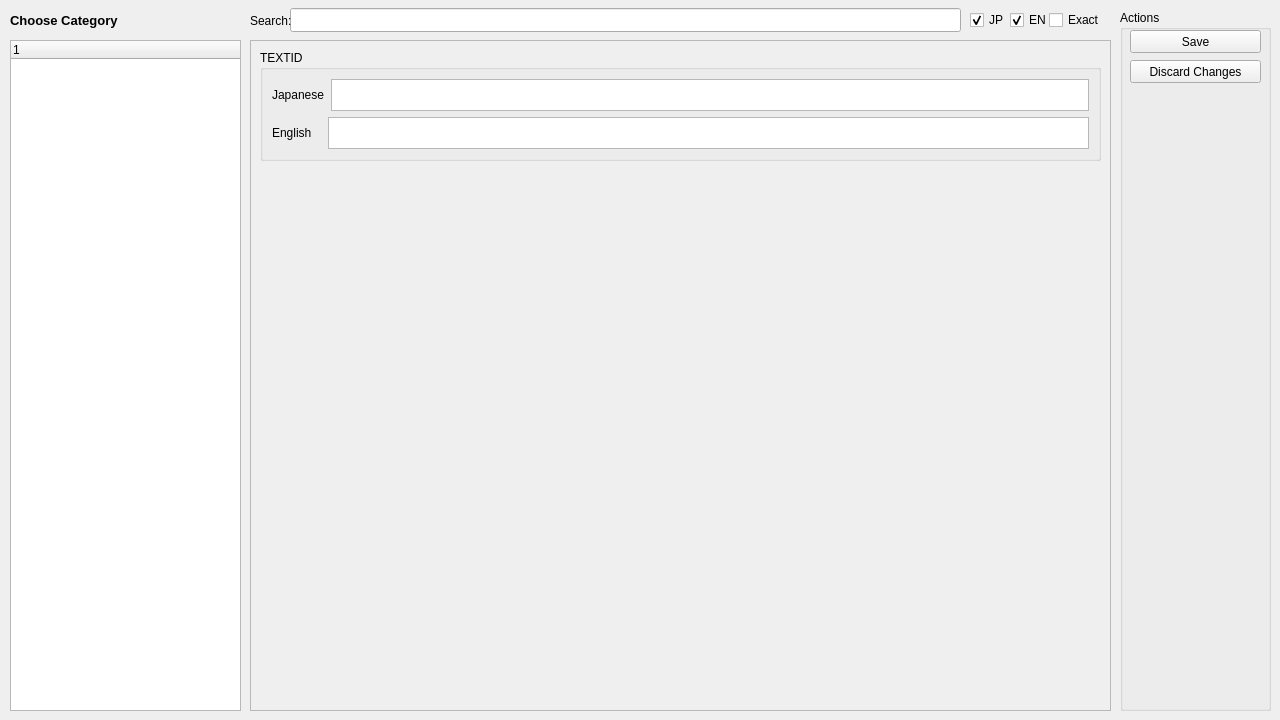
<?xml version="1.0" encoding="UTF-8"?>
<ui version="4.0">
 <class>widget_mdb</class>
 <widget class="QWidget" name="widget_mdb">
  <property name="geometry">
   <rect>
    <x>0</x>
    <y>0</y>
    <width>1280</width>
    <height>720</height>
   </rect>
  </property>
  <property name="sizePolicy">
   <sizepolicy hsizetype="Fixed" vsizetype="Fixed">
    <horstretch>0</horstretch>
    <verstretch>0</verstretch>
   </sizepolicy>
  </property>
  <property name="minimumSize">
   <size>
    <width>1280</width>
    <height>720</height>
   </size>
  </property>
  <property name="windowTitle">
   <string notr="true">MDB Widget</string>
  </property>
  <widget class="QTreeWidget" name="tree_categories">
   <property name="geometry">
    <rect>
     <x>10</x>
     <y>40</y>
     <width>231</width>
     <height>671</height>
    </rect>
   </property>
   <column>
    <property name="text">
     <string notr="true">1</string>
    </property>
   </column>
  </widget>
  <widget class="QLabel" name="lbl_category">
   <property name="geometry">
    <rect>
     <x>10</x>
     <y>10</y>
     <width>231</width>
     <height>21</height>
    </rect>
   </property>
   <property name="text">
    <string notr="true">&lt;html&gt;&lt;head/&gt;&lt;body&gt;&lt;p&gt;&lt;span style=&quot; font-size:10pt; font-weight:600;&quot;&gt;Choose Category&lt;/span&gt;&lt;/p&gt;&lt;/body&gt;&lt;/html&gt;</string>
   </property>
  </widget>
  <widget class="QScrollArea" name="scrollArea">
   <property name="geometry">
    <rect>
     <x>250</x>
     <y>40</y>
     <width>861</width>
     <height>671</height>
    </rect>
   </property>
   <property name="widgetResizable">
    <bool>true</bool>
   </property>
   <widget class="QWidget" name="scrollAreaWidgetContents">
    <property name="geometry">
     <rect>
      <x>0</x>
      <y>0</y>
      <width>859</width>
      <height>669</height>
     </rect>
    </property>
    <layout class="QVBoxLayout" name="verticalLayout">
     <item>
      <widget class="QGroupBox" name="grp_tl_entry">
       <property name="enabled">
        <bool>true</bool>
       </property>
       <property name="sizePolicy">
        <sizepolicy hsizetype="Expanding" vsizetype="Maximum">
         <horstretch>0</horstretch>
         <verstretch>0</verstretch>
        </sizepolicy>
       </property>
       <property name="minimumSize">
        <size>
         <width>0</width>
         <height>0</height>
        </size>
       </property>
       <property name="title">
        <string notr="true">TEXTID</string>
       </property>
       <layout class="QVBoxLayout" name="verticalLayout_2">
        <item>
         <layout class="QHBoxLayout" name="horizontalLayout">
          <item>
           <widget class="QLabel" name="lbl_japanese">
            <property name="sizePolicy">
             <sizepolicy hsizetype="Fixed" vsizetype="Maximum">
              <horstretch>0</horstretch>
              <verstretch>0</verstretch>
             </sizepolicy>
            </property>
            <property name="minimumSize">
             <size>
              <width>50</width>
              <height>0</height>
             </size>
            </property>
            <property name="text">
             <string notr="true">Japanese</string>
            </property>
            <property name="alignment">
             <set>Qt::AlignLeading|Qt::AlignLeft|Qt::AlignTop</set>
            </property>
           </widget>
          </item>
          <item>
           <widget class="QTextEdit" name="txt_source">
            <property name="sizePolicy">
             <sizepolicy hsizetype="Expanding" vsizetype="Fixed">
              <horstretch>0</horstretch>
              <verstretch>0</verstretch>
             </sizepolicy>
            </property>
            <property name="minimumSize">
             <size>
              <width>0</width>
              <height>0</height>
             </size>
            </property>
            <property name="maximumSize">
             <size>
              <width>16777215</width>
              <height>32</height>
             </size>
            </property>
            <property name="readOnly">
             <bool>true</bool>
            </property>
           </widget>
          </item>
         </layout>
        </item>
        <item>
         <layout class="QHBoxLayout" name="horizontalLayout_2">
          <item>
           <widget class="QLabel" name="lbl_english">
            <property name="sizePolicy">
             <sizepolicy hsizetype="Fixed" vsizetype="Maximum">
              <horstretch>0</horstretch>
              <verstretch>0</verstretch>
             </sizepolicy>
            </property>
            <property name="minimumSize">
             <size>
              <width>50</width>
              <height>0</height>
             </size>
            </property>
            <property name="text">
             <string notr="true">English</string>
            </property>
            <property name="alignment">
             <set>Qt::AlignLeading|Qt::AlignLeft|Qt::AlignTop</set>
            </property>
           </widget>
          </item>
          <item>
           <widget class="QTextEdit" name="txt_translation">
            <property name="sizePolicy">
             <sizepolicy hsizetype="Expanding" vsizetype="Fixed">
              <horstretch>0</horstretch>
              <verstretch>0</verstretch>
             </sizepolicy>
            </property>
            <property name="minimumSize">
             <size>
              <width>0</width>
              <height>0</height>
             </size>
            </property>
            <property name="maximumSize">
             <size>
              <width>16777215</width>
              <height>32</height>
             </size>
            </property>
           </widget>
          </item>
         </layout>
        </item>
       </layout>
      </widget>
     </item>
     <item>
      <spacer name="verticalSpacer">
       <property name="orientation">
        <enum>Qt::Vertical</enum>
       </property>
       <property name="sizeHint" stdset="0">
        <size>
         <width>20</width>
         <height>40</height>
        </size>
       </property>
      </spacer>
     </item>
    </layout>
   </widget>
  </widget>
  <widget class="QGroupBox" name="grp_actions">
   <property name="geometry">
    <rect>
     <x>1120</x>
     <y>10</y>
     <width>151</width>
     <height>701</height>
    </rect>
   </property>
   <property name="title">
    <string notr="true">Actions</string>
   </property>
   <widget class="QPushButton" name="btn_save">
    <property name="geometry">
     <rect>
      <x>10</x>
      <y>20</y>
      <width>131</width>
      <height>23</height>
     </rect>
    </property>
    <property name="text">
     <string notr="true">Save</string>
    </property>
   </widget>
   <widget class="QPushButton" name="btn_reload">
    <property name="geometry">
     <rect>
      <x>10</x>
      <y>50</y>
      <width>131</width>
      <height>23</height>
     </rect>
    </property>
    <property name="text">
     <string notr="true">Discard Changes</string>
    </property>
   </widget>
  </widget>
  <widget class="QLineEdit" name="le_searchbar">
   <property name="geometry">
    <rect>
     <x>290</x>
     <y>8</y>
     <width>671</width>
     <height>24</height>
    </rect>
   </property>
   <property name="font">
    <font>
     <pointsize>10</pointsize>
    </font>
   </property>
  </widget>
  <widget class="QLabel" name="lbl_search">
   <property name="geometry">
    <rect>
     <x>250</x>
     <y>10</y>
     <width>41</width>
     <height>21</height>
    </rect>
   </property>
   <property name="text">
    <string notr="true">Search:</string>
   </property>
  </widget>
  <widget class="QCheckBox" name="chk_exact_filter">
   <property name="geometry">
    <rect>
     <x>1049</x>
     <y>10</y>
     <width>61</width>
     <height>20</height>
    </rect>
   </property>
   <property name="text">
    <string notr="true">Exact</string>
   </property>
  </widget>
  <widget class="QCheckBox" name="chk_en_filter">
   <property name="geometry">
    <rect>
     <x>1010</x>
     <y>10</y>
     <width>41</width>
     <height>20</height>
    </rect>
   </property>
   <property name="text">
    <string notr="true">EN</string>
   </property>
   <property name="checked">
    <bool>true</bool>
   </property>
  </widget>
  <widget class="QCheckBox" name="chk_jp_filter">
   <property name="geometry">
    <rect>
     <x>970</x>
     <y>10</y>
     <width>41</width>
     <height>20</height>
    </rect>
   </property>
   <property name="text">
    <string notr="true">JP</string>
   </property>
   <property name="checked">
    <bool>true</bool>
   </property>
  </widget>
 </widget>
 <resources/>
 <connections/>
</ui>
